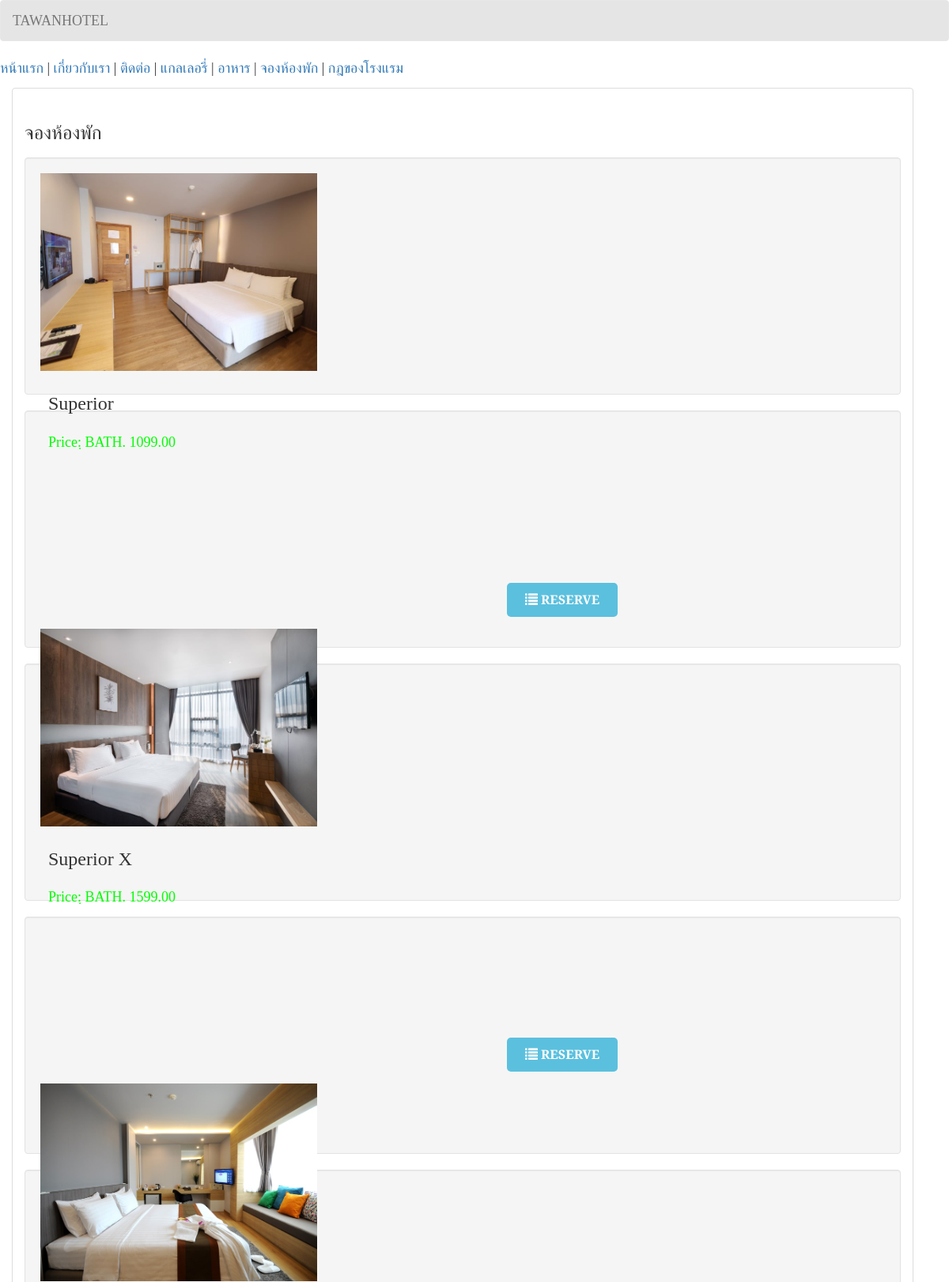
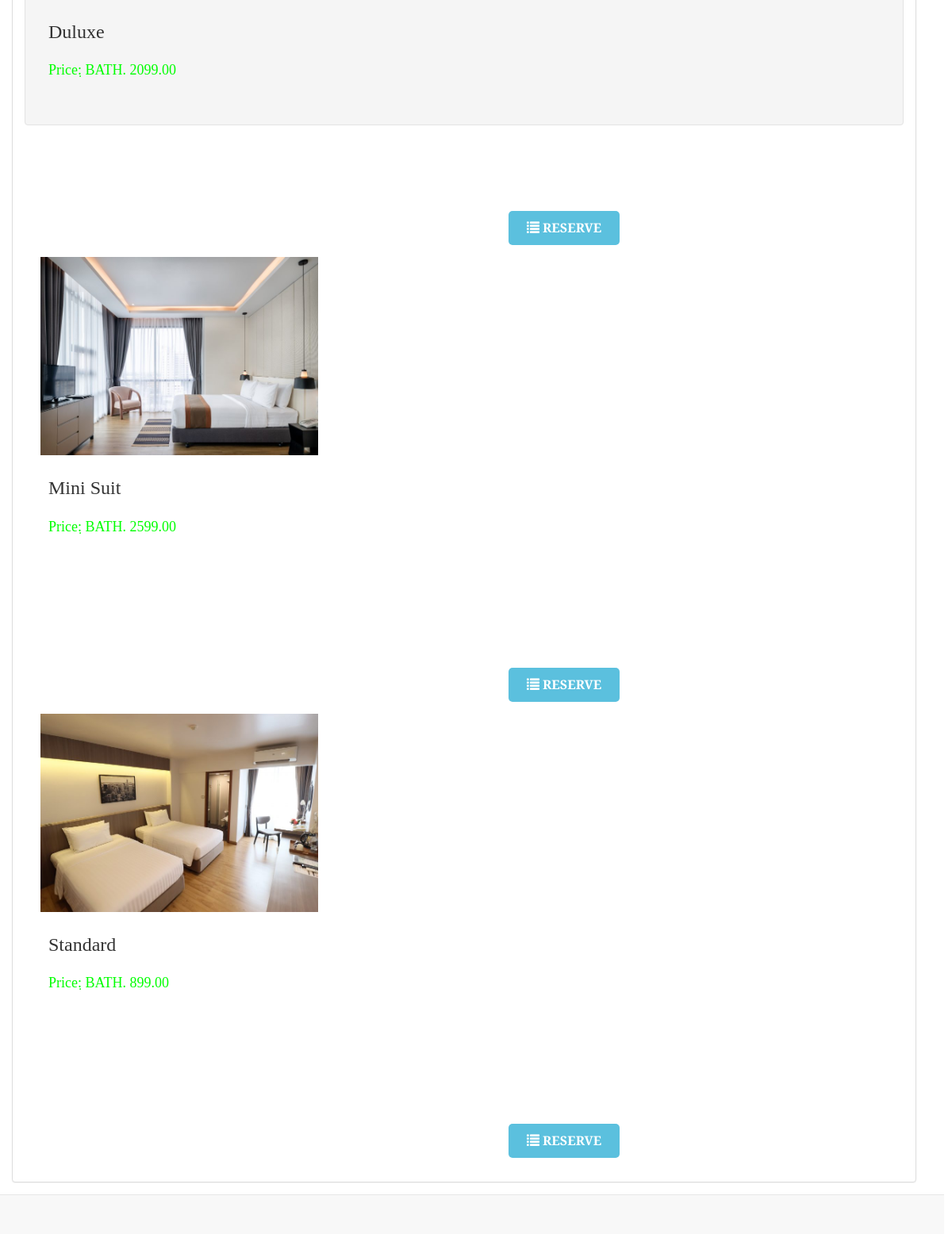
The app's page /reservation.php with its own data (2 pictures, top to bottom).
### tables this page shows
CREATE TABLE `room` (
  `room_id` int(11) NOT NULL,
  `room_type` varchar(50) NOT NULL,
  `price` varchar(11) NOT NULL,
  `photo` varchar(100) NOT NULL
);

### reservation.php (the view, shortened to what this page needs)
<!DOCTYPE html>
<html lang = "en">
	<head>
		<link rel = "stylesheet" type = "text/css" href = "css/bootstrap.css " />
		<link rel = "stylesheet" type = "text/css" href = "css/style.css" />
		<link rel="stylesheet" href="main.css">
	</head>
<body>
	<nav style = "background-color:rgba(0, 0, 0, 0.1);" class = "navbar navbar-default">
		<div  class = "container-fluid">
			<div class = "navbar-header">
				<a class = "navbar-brand" >TAWANHOTEL</a>
			</div>
		</div>
	</nav>
	<ul id = "menu">
	<li><a href = "index.php">หน้าแรก</a></li> |
		<li><a href = "aboutus.php">เกี่ยวกับเรา</a></li> |
		<li><a href = "contactus.php">ติดต่อ</a></li> |
		<li><a href = "gallery.php">แกลเลอรี่</a></li> |
		<li><a href = "dineandlounge.php">อาหาร</a></li> |
		<li><a href = "reservation.php">จองห้องพัก</a></li> |
		<li><a href = "rulesandregulation.php">กฎของโรงแรม</a></li>
	</ul>
	<div style = "margin-left:0;" class = "container">
		<div class = "panel panel-default">
			<div class = "panel-body">
				<strong><h3>จองห้องพัก</h3></strong>
				<?php
					require_once 'admin/connect.php';
					$query = $conn->query("SELECT * FROM `room` ORDER BY `price` ASC") or die(mysql_error());
					while($fetch = $query->fetch_array()){
				?>
					<div class = "well" style = "height:300px; width:100%;">
						<div style = "float:left;">
							<img src = "photo/<?php echo $fetch['photo']?>" height = "250" width = "350"/>
						</div>
						<div style = "float:left; margin-left:10px;">
							<h3><?php echo $fetch['room_type']?></h3>
							<h4 style = "color:#00ff00;"><?php echo "Price:ฺ BATH. ".$fetch['price'].".00"?></h4>
							<br /><br /><br /><br /><br /><br />
							<a style = "margin-left:580px;" href = "add_reserve.php?room_id=<?php echo $fetch['room_id']?>" class = "btn btn-info"><i class = "glyphicon glyphicon-list"></i> Reserve</a>
						</div>
					</div>
				<?php
					}
				?>
			</div>
		</div>
	</div>
	<br />
	<br />
	<div style = "text-align:right; margin-right:10px;" class = "navbar navbar-default navbar-fixed-bottom">
	</div>
</body>
</html>

### css/style.css (style rules this page uses)
#menu { list-style-type:none; font-size:18px; }
#menu li { display:inline; }

### css/main.css (style rules this page uses)
:root { --transition: all 0.7s ease; --yellow: #f9d342; --dark: #292826; }
* { box-sizing: border-box; padding: 0; margin: 0; font-family: 'Playfair Display', serif; }
html { scroll-behavior: smooth; }
body { line-height: 1.6; }
.btn { font-size: 16px; text-transform: uppercase; font-weight: 600; border: none; border-radius: 5px; padding: 10px; width: 140px; display: block; margin: 15px auto; cursor: pointer; transition: var(--transition); }
h1, h2, h3, h4, h5, h6 { padding: 8px 0; }

### records on screen
room: photo (picture), room_type "Superior", price "1099"
room: photo (picture), room_type "Superior X", price "1599"
room: photo (picture), room_type "Duluxe", price "2099"
room: photo (picture), room_type "Mini Suit", price "2599"
room: photo (picture), room_type "Standard", price "899"
